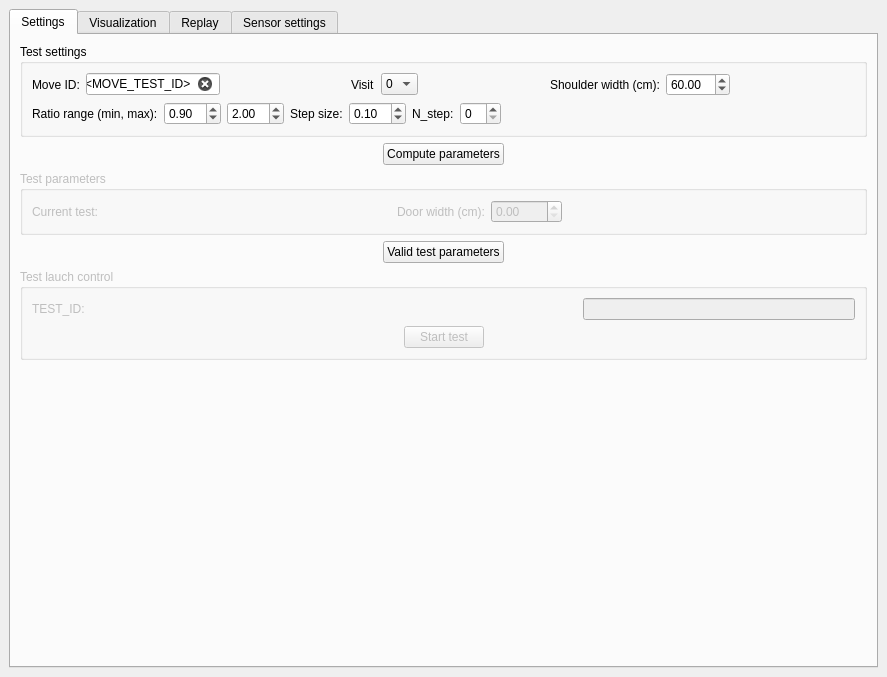
<?xml version="1.0" encoding="UTF-8"?>
<ui version="4.0">
 <class>DockWidget_sequence</class>
 <widget class="QDockWidget" name="DockWidget_sequence">
  <property name="geometry">
   <rect>
    <x>0</x>
    <y>0</y>
    <width>887</width>
    <height>677</height>
   </rect>
  </property>
  <property name="windowTitle">
   <string>Sequence settings</string>
  </property>
  <widget class="QWidget" name="dockWidgetContents">
   <layout class="QVBoxLayout" name="verticalLayout_2">
    <item>
     <widget class="QTabWidget" name="tabWidget">
      <property name="currentIndex">
       <number>0</number>
      </property>
      <widget class="QWidget" name="tab_patient">
       <attribute name="title">
        <string>Settings</string>
       </attribute>
       <layout class="QVBoxLayout" name="verticalLayout">
        <item>
         <widget class="QGroupBox" name="groupBox">
          <property name="title">
           <string>Test settings</string>
          </property>
          <layout class="QVBoxLayout" name="verticalLayout_7">
           <item>
            <layout class="QHBoxLayout" name="horizontalLayout_7">
             <item>
              <widget class="QLabel" name="label_7">
               <property name="text">
                <string>Move ID:</string>
               </property>
              </widget>
             </item>
             <item>
              <widget class="QLineEdit" name="lineEdit_move_id">
               <property name="sizePolicy">
                <sizepolicy hsizetype="MinimumExpanding" vsizetype="Fixed">
                 <horstretch>0</horstretch>
                 <verstretch>0</verstretch>
                </sizepolicy>
               </property>
               <property name="maximumSize">
                <size>
                 <width>160</width>
                 <height>16777215</height>
                </size>
               </property>
               <property name="text">
                <string>&lt;MOVE_TEST_ID&gt;</string>
               </property>
               <property name="maxLength">
                <number>32767</number>
               </property>
               <property name="clearButtonEnabled">
                <bool>true</bool>
               </property>
              </widget>
             </item>
             <item>
              <spacer name="horizontalSpacer_32">
               <property name="orientation">
                <enum>Qt::Horizontal</enum>
               </property>
               <property name="sizeHint" stdset="0">
                <size>
                 <width>40</width>
                 <height>20</height>
                </size>
               </property>
              </spacer>
             </item>
             <item>
              <widget class="QLabel" name="label_12">
               <property name="text">
                <string>Visit</string>
               </property>
              </widget>
             </item>
             <item>
              <widget class="QComboBox" name="comboBox_visit">
               <item>
                <property name="text">
                 <string>0</string>
                </property>
               </item>
               <item>
                <property name="text">
                 <string>1</string>
                </property>
               </item>
              </widget>
             </item>
             <item>
              <spacer name="horizontalSpacer_8">
               <property name="orientation">
                <enum>Qt::Horizontal</enum>
               </property>
               <property name="sizeHint" stdset="0">
                <size>
                 <width>40</width>
                 <height>20</height>
                </size>
               </property>
              </spacer>
             </item>
             <item>
              <widget class="QLabel" name="label_4">
               <property name="text">
                <string>Shoulder width (cm):</string>
               </property>
              </widget>
             </item>
             <item>
              <widget class="QDoubleSpinBox" name="doubleSpinBox_shoulder_width">
               <property name="minimum">
                <double>20.000000000000000</double>
               </property>
               <property name="maximum">
                <double>200.000000000000000</double>
               </property>
               <property name="value">
                <double>60.000000000000000</double>
               </property>
              </widget>
             </item>
             <item>
              <spacer name="horizontalSpacer_7">
               <property name="orientation">
                <enum>Qt::Horizontal</enum>
               </property>
               <property name="sizeHint" stdset="0">
                <size>
                 <width>40</width>
                 <height>20</height>
                </size>
               </property>
              </spacer>
             </item>
            </layout>
           </item>
           <item>
            <layout class="QHBoxLayout" name="horizontalLayout_4">
             <item>
              <widget class="QLabel" name="label_5">
               <property name="text">
                <string>Ratio range (min, max):</string>
               </property>
              </widget>
             </item>
             <item>
              <widget class="QDoubleSpinBox" name="doubleSpinBox_ration_min">
               <property name="minimum">
                <double>0.000000000000000</double>
               </property>
               <property name="value">
                <double>0.900000000000000</double>
               </property>
              </widget>
             </item>
             <item>
              <widget class="QDoubleSpinBox" name="doubleSpinBox_ration_max">
               <property name="value">
                <double>2.000000000000000</double>
               </property>
              </widget>
             </item>
             <item>
              <widget class="QLabel" name="label_6">
               <property name="text">
                <string>Step size:</string>
               </property>
              </widget>
             </item>
             <item>
              <widget class="QDoubleSpinBox" name="doubleSpinBox_step_size">
               <property name="value">
                <double>0.100000000000000</double>
               </property>
              </widget>
             </item>
             <item>
              <widget class="QLabel" name="label_8">
               <property name="text">
                <string>N_step:</string>
               </property>
              </widget>
             </item>
             <item>
              <widget class="QSpinBox" name="spinBox_Ns"/>
             </item>
             <item>
              <spacer name="horizontalSpacer_4">
               <property name="orientation">
                <enum>Qt::Horizontal</enum>
               </property>
               <property name="sizeHint" stdset="0">
                <size>
                 <width>40</width>
                 <height>20</height>
                </size>
               </property>
              </spacer>
             </item>
            </layout>
           </item>
          </layout>
         </widget>
        </item>
        <item>
         <layout class="QHBoxLayout" name="horizontalLayout_5">
          <item>
           <spacer name="horizontalSpacer_5">
            <property name="orientation">
             <enum>Qt::Horizontal</enum>
            </property>
            <property name="sizeHint" stdset="0">
             <size>
              <width>40</width>
              <height>20</height>
             </size>
            </property>
           </spacer>
          </item>
          <item>
           <widget class="QPushButton" name="pushButton_compute_parameters">
            <property name="text">
             <string>Compute parameters</string>
            </property>
            <property name="checkable">
             <bool>true</bool>
            </property>
           </widget>
          </item>
          <item>
           <spacer name="horizontalSpacer_6">
            <property name="orientation">
             <enum>Qt::Horizontal</enum>
            </property>
            <property name="sizeHint" stdset="0">
             <size>
              <width>40</width>
              <height>20</height>
             </size>
            </property>
           </spacer>
          </item>
         </layout>
        </item>
        <item>
         <widget class="QGroupBox" name="groupBox_2">
          <property name="enabled">
           <bool>false</bool>
          </property>
          <property name="title">
           <string>Test parameters</string>
          </property>
          <property name="checkable">
           <bool>false</bool>
          </property>
          <layout class="QVBoxLayout" name="verticalLayout_8">
           <item>
            <layout class="QHBoxLayout" name="horizontalLayout_15"/>
           </item>
           <item>
            <layout class="QHBoxLayout" name="horizontalLayout_13">
             <item>
              <widget class="QLabel" name="label_15">
               <property name="text">
                <string>Current test:</string>
               </property>
              </widget>
             </item>
             <item>
              <spacer name="horizontalSpacer_19">
               <property name="orientation">
                <enum>Qt::Horizontal</enum>
               </property>
               <property name="sizeHint" stdset="0">
                <size>
                 <width>40</width>
                 <height>20</height>
                </size>
               </property>
              </spacer>
             </item>
             <item>
              <widget class="QLabel" name="label_2">
               <property name="text">
                <string>Door width (cm):</string>
               </property>
              </widget>
             </item>
             <item>
              <widget class="QDoubleSpinBox" name="doubleSpinBox_dw">
               <property name="maximum">
                <double>9999.989999999999782</double>
               </property>
              </widget>
             </item>
             <item>
              <spacer name="horizontalSpacer_21">
               <property name="orientation">
                <enum>Qt::Horizontal</enum>
               </property>
               <property name="sizeHint" stdset="0">
                <size>
                 <width>40</width>
                 <height>20</height>
                </size>
               </property>
              </spacer>
             </item>
            </layout>
           </item>
          </layout>
         </widget>
        </item>
        <item>
         <layout class="QHBoxLayout" name="horizontalLayout_12">
          <item>
           <spacer name="horizontalSpacer_2">
            <property name="orientation">
             <enum>Qt::Horizontal</enum>
            </property>
            <property name="sizeHint" stdset="0">
             <size>
              <width>40</width>
              <height>20</height>
             </size>
            </property>
           </spacer>
          </item>
          <item>
           <widget class="QPushButton" name="pushButton_valid_test_params">
            <property name="text">
             <string>Valid test parameters</string>
            </property>
            <property name="checkable">
             <bool>true</bool>
            </property>
           </widget>
          </item>
          <item>
           <spacer name="horizontalSpacer_20">
            <property name="orientation">
             <enum>Qt::Horizontal</enum>
            </property>
            <property name="sizeHint" stdset="0">
             <size>
              <width>40</width>
              <height>20</height>
             </size>
            </property>
           </spacer>
          </item>
         </layout>
        </item>
        <item>
         <widget class="QGroupBox" name="groupBox_3">
          <property name="enabled">
           <bool>false</bool>
          </property>
          <property name="title">
           <string>Test lauch control</string>
          </property>
          <layout class="QVBoxLayout" name="verticalLayout_9">
           <item>
            <layout class="QHBoxLayout" name="horizontalLayout_2">
             <item>
              <widget class="QLabel" name="label_13">
               <property name="sizePolicy">
                <sizepolicy hsizetype="Expanding" vsizetype="Preferred">
                 <horstretch>0</horstretch>
                 <verstretch>0</verstretch>
                </sizepolicy>
               </property>
               <property name="text">
                <string>TEST_ID:</string>
               </property>
              </widget>
             </item>
             <item>
              <spacer name="horizontalSpacer_16">
               <property name="orientation">
                <enum>Qt::Horizontal</enum>
               </property>
               <property name="sizeHint" stdset="0">
                <size>
                 <width>40</width>
                 <height>20</height>
                </size>
               </property>
              </spacer>
             </item>
             <item>
              <widget class="QLineEdit" name="lineEdit_test_id">
               <property name="sizePolicy">
                <sizepolicy hsizetype="MinimumExpanding" vsizetype="Fixed">
                 <horstretch>0</horstretch>
                 <verstretch>0</verstretch>
                </sizepolicy>
               </property>
               <property name="alignment">
                <set>Qt::AlignRight|Qt::AlignTrailing|Qt::AlignVCenter</set>
               </property>
              </widget>
             </item>
            </layout>
           </item>
           <item>
            <layout class="QHBoxLayout" name="horizontalLayout_6">
             <item>
              <spacer name="horizontalSpacer_17">
               <property name="orientation">
                <enum>Qt::Horizontal</enum>
               </property>
               <property name="sizeHint" stdset="0">
                <size>
                 <width>40</width>
                 <height>20</height>
                </size>
               </property>
              </spacer>
             </item>
             <item>
              <widget class="QPushButton" name="pushButton_ctrl_test">
               <property name="text">
                <string>Start test</string>
               </property>
               <property name="checkable">
                <bool>true</bool>
               </property>
              </widget>
             </item>
             <item>
              <spacer name="horizontalSpacer_18">
               <property name="orientation">
                <enum>Qt::Horizontal</enum>
               </property>
               <property name="sizeHint" stdset="0">
                <size>
                 <width>40</width>
                 <height>20</height>
                </size>
               </property>
              </spacer>
             </item>
            </layout>
           </item>
          </layout>
         </widget>
        </item>
        <item>
         <spacer name="verticalSpacer">
          <property name="orientation">
           <enum>Qt::Vertical</enum>
          </property>
          <property name="sizeHint" stdset="0">
           <size>
            <width>20</width>
            <height>40</height>
           </size>
          </property>
         </spacer>
        </item>
       </layout>
      </widget>
      <widget class="QWidget" name="tab_test">
       <attribute name="title">
        <string>Visualization</string>
       </attribute>
       <layout class="QVBoxLayout" name="verticalLayout_3">
        <item>
         <layout class="QHBoxLayout" name="horizontalLayout_17">
          <item>
           <widget class="QLabel" name="label_20">
            <property name="text">
             <string>Test name:</string>
            </property>
           </widget>
          </item>
          <item>
           <spacer name="horizontalSpacer_9">
            <property name="orientation">
             <enum>Qt::Horizontal</enum>
            </property>
            <property name="sizeHint" stdset="0">
             <size>
              <width>40</width>
              <height>20</height>
             </size>
            </property>
           </spacer>
          </item>
          <item>
           <spacer name="horizontalSpacer_27">
            <property name="orientation">
             <enum>Qt::Horizontal</enum>
            </property>
            <property name="sizeHint" stdset="0">
             <size>
              <width>40</width>
              <height>20</height>
             </size>
            </property>
           </spacer>
          </item>
          <item>
           <spacer name="horizontalSpacer_28">
            <property name="orientation">
             <enum>Qt::Horizontal</enum>
            </property>
            <property name="sizeHint" stdset="0">
             <size>
              <width>40</width>
              <height>20</height>
             </size>
            </property>
           </spacer>
          </item>
          <item>
           <spacer name="horizontalSpacer_29">
            <property name="orientation">
             <enum>Qt::Horizontal</enum>
            </property>
            <property name="sizeHint" stdset="0">
             <size>
              <width>40</width>
              <height>20</height>
             </size>
            </property>
           </spacer>
          </item>
          <item>
           <spacer name="horizontalSpacer_30">
            <property name="orientation">
             <enum>Qt::Horizontal</enum>
            </property>
            <property name="sizeHint" stdset="0">
             <size>
              <width>40</width>
              <height>20</height>
             </size>
            </property>
           </spacer>
          </item>
          <item>
           <spacer name="horizontalSpacer_26">
            <property name="orientation">
             <enum>Qt::Horizontal</enum>
            </property>
            <property name="sizeHint" stdset="0">
             <size>
              <width>40</width>
              <height>20</height>
             </size>
            </property>
           </spacer>
          </item>
          <item>
           <widget class="QLineEdit" name="lineEdit_test_name">
            <property name="sizePolicy">
             <sizepolicy hsizetype="Maximum" vsizetype="Fixed">
              <horstretch>0</horstretch>
              <verstretch>0</verstretch>
             </sizepolicy>
            </property>
           </widget>
          </item>
          <item>
           <widget class="QPushButton" name="pushButton_lock">
            <property name="sizePolicy">
             <sizepolicy hsizetype="Maximum" vsizetype="Fixed">
              <horstretch>0</horstretch>
              <verstretch>0</verstretch>
             </sizepolicy>
            </property>
            <property name="text">
             <string/>
            </property>
            <property name="icon">
             <iconset>
              <normaloff>../../../../../../../../../../../../../../../../../../../../../../../../../../../../../../../home/vscode/.designer/backup/icons/lock_open.png</normaloff>
              <normalon>../../../../../../../../../../../../../../../../../../../../../../../../../../../../../../../home/vscode/.designer/backup/icons/lock_close.png</normalon>../../../../../../../../../../../../../../../../../../../../../../../../../../../../../../../home/vscode/.designer/backup/icons/lock_open.png</iconset>
            </property>
            <property name="checkable">
             <bool>true</bool>
            </property>
           </widget>
          </item>
          <item>
           <spacer name="horizontalSpacer_11">
            <property name="orientation">
             <enum>Qt::Horizontal</enum>
            </property>
            <property name="sizeHint" stdset="0">
             <size>
              <width>40</width>
              <height>20</height>
             </size>
            </property>
           </spacer>
          </item>
          <item>
           <widget class="QPushButton" name="pushButton_record">
            <property name="enabled">
             <bool>true</bool>
            </property>
            <property name="text">
             <string/>
            </property>
            <property name="icon">
             <iconset>
              <normaloff>../../../../../../../../../../../../../../../../../../../../../../../../../../../../../../../home/vscode/.designer/backup/icons/record.png</normaloff>
              <normalon>../../../../../../../../../../../../../../../../../../../../../../../../../../../../../../../home/vscode/.designer/backup/icons/record_g.png</normalon>../../../../../../../../../../../../../../../../../../../../../../../../../../../../../../../home/vscode/.designer/backup/icons/record.png</iconset>
            </property>
            <property name="checkable">
             <bool>true</bool>
            </property>
           </widget>
          </item>
          <item>
           <widget class="QPushButton" name="pushButton_play_pause">
            <property name="text">
             <string/>
            </property>
            <property name="icon">
             <iconset>
              <normaloff>../../../../../../../../../../../../../../../../../../../../../../../../../../../../../../../home/vscode/.designer/backup/icons/play.png</normaloff>
              <normalon>../../../../../../../../../../../../../../../../../../../../../../../../../../../../../../../home/vscode/.designer/backup/icons/pause.png</normalon>../../../../../../../../../../../../../../../../../../../../../../../../../../../../../../../home/vscode/.designer/backup/icons/play.png</iconset>
            </property>
            <property name="checkable">
             <bool>true</bool>
            </property>
           </widget>
          </item>
         </layout>
        </item>
        <item>
         <layout class="QHBoxLayout" name="horizontalLayout_8">
          <item>
           <widget class="QLabel" name="label_9">
            <property name="text">
             <string>Controls:</string>
            </property>
           </widget>
          </item>
          <item>
           <spacer name="horizontalSpacer_10">
            <property name="orientation">
             <enum>Qt::Horizontal</enum>
            </property>
            <property name="sizeHint" stdset="0">
             <size>
              <width>40</width>
              <height>20</height>
             </size>
            </property>
           </spacer>
          </item>
          <item>
           <widget class="QPushButton" name="pushButton_plot">
            <property name="text">
             <string>Plot</string>
            </property>
            <property name="checkable">
             <bool>true</bool>
            </property>
           </widget>
          </item>
          <item>
           <widget class="QPushButton" name="pushButton_refresh">
            <property name="text">
             <string/>
            </property>
           </widget>
          </item>
          <item>
           <spacer name="horizontalSpacer_31">
            <property name="orientation">
             <enum>Qt::Horizontal</enum>
            </property>
            <property name="sizeHint" stdset="0">
             <size>
              <width>40</width>
              <height>20</height>
             </size>
            </property>
           </spacer>
          </item>
         </layout>
        </item>
        <item>
         <layout class="QHBoxLayout" name="horizontalLayout_10">
          <item>
           <widget class="QLabel" name="label_10">
            <property name="text">
             <string>Offset:</string>
            </property>
           </widget>
          </item>
          <item>
           <spacer name="horizontalSpacer_13">
            <property name="orientation">
             <enum>Qt::Horizontal</enum>
            </property>
            <property name="sizeHint" stdset="0">
             <size>
              <width>40</width>
              <height>20</height>
             </size>
            </property>
           </spacer>
          </item>
          <item>
           <widget class="QLabel" name="label_quaterion_offset">
            <property name="text">
             <string/>
            </property>
           </widget>
          </item>
          <item>
           <spacer name="horizontalSpacer_12">
            <property name="orientation">
             <enum>Qt::Horizontal</enum>
            </property>
            <property name="sizeHint" stdset="0">
             <size>
              <width>40</width>
              <height>20</height>
             </size>
            </property>
           </spacer>
          </item>
          <item>
           <widget class="QPushButton" name="pushButton_set_init_imus_orientations">
            <property name="text">
             <string>Set Init Orientation</string>
            </property>
           </widget>
          </item>
          <item>
           <widget class="QCheckBox" name="checkBox_compensate">
            <property name="text">
             <string>Compensate</string>
            </property>
           </widget>
          </item>
         </layout>
        </item>
        <item>
         <widget class="QTabWidget" name="tabWidget_2">
          <property name="currentIndex">
           <number>0</number>
          </property>
          <widget class="QWidget" name="tab">
           <attribute name="title">
            <string>3D scene</string>
           </attribute>
           <layout class="QVBoxLayout" name="verticalLayout_5">
            <item>
             <widget class="QFrame" name="frame_3D_visu">
              <property name="sizePolicy">
               <sizepolicy hsizetype="Preferred" vsizetype="MinimumExpanding">
                <horstretch>0</horstretch>
                <verstretch>0</verstretch>
               </sizepolicy>
              </property>
              <property name="frameShape">
               <enum>QFrame::NoFrame</enum>
              </property>
             </widget>
            </item>
           </layout>
          </widget>
          <widget class="QWidget" name="tab_2">
           <attribute name="title">
            <string>2D graph</string>
           </attribute>
           <layout class="QVBoxLayout" name="verticalLayout_6">
            <item>
             <layout class="QHBoxLayout" name="horizontalLayout_11"/>
            </item>
           </layout>
          </widget>
         </widget>
        </item>
        <item>
         <layout class="QHBoxLayout" name="horizontalLayout_9">
          <item>
           <widget class="QLabel" name="label_11">
            <property name="text">
             <string>Real time:</string>
            </property>
           </widget>
          </item>
          <item>
           <widget class="QLabel" name="label_quaternions_values">
            <property name="text">
             <string/>
            </property>
           </widget>
          </item>
          <item>
           <spacer name="horizontalSpacer_14">
            <property name="orientation">
             <enum>Qt::Horizontal</enum>
            </property>
            <property name="sizeHint" stdset="0">
             <size>
              <width>40</width>
              <height>20</height>
             </size>
            </property>
           </spacer>
          </item>
          <item>
           <spacer name="horizontalSpacer_15">
            <property name="orientation">
             <enum>Qt::Horizontal</enum>
            </property>
            <property name="sizeHint" stdset="0">
             <size>
              <width>40</width>
              <height>20</height>
             </size>
            </property>
           </spacer>
          </item>
          <item>
           <widget class="QLabel" name="label_angles_values">
            <property name="text">
             <string/>
            </property>
           </widget>
          </item>
         </layout>
        </item>
       </layout>
      </widget>
      <widget class="QWidget" name="tab_replay_record">
       <attribute name="title">
        <string>Replay</string>
       </attribute>
       <layout class="QVBoxLayout" name="verticalLayout_10">
        <item>
         <layout class="QHBoxLayout" name="horizontalLayout_19">
          <item>
           <widget class="QLabel" name="label_21">
            <property name="text">
             <string>Test name:</string>
            </property>
           </widget>
          </item>
          <item>
           <spacer name="horizontalSpacer_22">
            <property name="orientation">
             <enum>Qt::Horizontal</enum>
            </property>
            <property name="sizeHint" stdset="0">
             <size>
              <width>40</width>
              <height>20</height>
             </size>
            </property>
           </spacer>
          </item>
          <item>
           <widget class="QComboBox" name="comboBox_replay_test_name">
            <property name="sizePolicy">
             <sizepolicy hsizetype="MinimumExpanding" vsizetype="Fixed">
              <horstretch>0</horstretch>
              <verstretch>0</verstretch>
             </sizepolicy>
            </property>
            <property name="editable">
             <bool>true</bool>
            </property>
           </widget>
          </item>
          <item>
           <widget class="QPushButton" name="pushButton_replay_refresh">
            <property name="text">
             <string/>
            </property>
           </widget>
          </item>
         </layout>
        </item>
        <item>
         <layout class="QHBoxLayout" name="horizontalLayout">
          <item>
           <widget class="QLabel" name="label_3">
            <property name="text">
             <string>Angle type:</string>
            </property>
           </widget>
          </item>
          <item>
           <widget class="QComboBox" name="comboBox_chose_angle">
            <item>
             <property name="text">
              <string>yaw</string>
             </property>
            </item>
            <item>
             <property name="text">
              <string>pitch</string>
             </property>
            </item>
            <item>
             <property name="text">
              <string>roll</string>
             </property>
            </item>
            <item>
             <property name="text">
              <string>norm_acc</string>
             </property>
            </item>
           </widget>
          </item>
          <item>
           <widget class="QLabel" name="label">
            <property name="text">
             <string>qoffset index</string>
            </property>
           </widget>
          </item>
          <item>
           <widget class="QSpinBox" name="spinBox_qoffset_index">
            <property name="minimum">
             <number>-1</number>
            </property>
            <property name="maximum">
             <number>60000000</number>
            </property>
           </widget>
          </item>
          <item>
           <spacer name="horizontalSpacer_24">
            <property name="orientation">
             <enum>Qt::Horizontal</enum>
            </property>
            <property name="sizeHint" stdset="0">
             <size>
              <width>40</width>
              <height>20</height>
             </size>
            </property>
           </spacer>
          </item>
         </layout>
        </item>
        <item>
         <layout class="QHBoxLayout" name="horizontalLayout_20">
          <item>
           <spacer name="horizontalSpacer">
            <property name="orientation">
             <enum>Qt::Horizontal</enum>
            </property>
            <property name="sizeHint" stdset="0">
             <size>
              <width>40</width>
              <height>20</height>
             </size>
            </property>
           </spacer>
          </item>
          <item>
           <widget class="QPushButton" name="pushButton_plot_replay">
            <property name="text">
             <string>Plot</string>
            </property>
           </widget>
          </item>
          <item>
           <spacer name="horizontalSpacer_23">
            <property name="orientation">
             <enum>Qt::Horizontal</enum>
            </property>
            <property name="sizeHint" stdset="0">
             <size>
              <width>40</width>
              <height>20</height>
             </size>
            </property>
           </spacer>
          </item>
          <item>
           <widget class="QPushButton" name="pushButton_plot_replay_clear">
            <property name="text">
             <string>Clear</string>
            </property>
           </widget>
          </item>
         </layout>
        </item>
        <item>
         <layout class="QHBoxLayout" name="horizontalLayout_18"/>
        </item>
        <item>
         <spacer name="verticalSpacer_3">
          <property name="orientation">
           <enum>Qt::Vertical</enum>
          </property>
          <property name="sizeHint" stdset="0">
           <size>
            <width>20</width>
            <height>40</height>
           </size>
          </property>
         </spacer>
        </item>
        <item>
         <layout class="QHBoxLayout" name="horizontalLayout_14">
          <item>
           <spacer name="horizontalSpacer_25">
            <property name="orientation">
             <enum>Qt::Horizontal</enum>
            </property>
            <property name="sizeHint" stdset="0">
             <size>
              <width>40</width>
              <height>20</height>
             </size>
            </property>
           </spacer>
          </item>
          <item>
           <widget class="QPushButton" name="pushButton_export_csv">
            <property name="text">
             <string>export csv</string>
            </property>
           </widget>
          </item>
         </layout>
        </item>
       </layout>
      </widget>
      <widget class="QWidget" name="tab_ctrl_sensors">
       <attribute name="title">
        <string>Sensor settings</string>
       </attribute>
       <layout class="QVBoxLayout" name="verticalLayout_4">
        <item>
         <widget class="QGroupBox" name="groupBox_4">
          <property name="title">
           <string>Triggers sensors</string>
          </property>
          <layout class="QHBoxLayout" name="horizontalLayout_3">
           <item>
            <widget class="QPushButton" name="pushButton_reset_all_triggers">
             <property name="text">
              <string>Reset triggers</string>
             </property>
            </widget>
           </item>
           <item>
            <spacer name="horizontalSpacer_3">
             <property name="orientation">
              <enum>Qt::Horizontal</enum>
             </property>
             <property name="sizeHint" stdset="0">
              <size>
               <width>40</width>
               <height>20</height>
              </size>
             </property>
            </spacer>
           </item>
          </layout>
         </widget>
        </item>
        <item>
         <spacer name="verticalSpacer_2">
          <property name="orientation">
           <enum>Qt::Vertical</enum>
          </property>
          <property name="sizeHint" stdset="0">
           <size>
            <width>20</width>
            <height>40</height>
           </size>
          </property>
         </spacer>
        </item>
       </layout>
      </widget>
     </widget>
    </item>
   </layout>
  </widget>
 </widget>
 <resources/>
 <connections>
  <connection>
   <sender>pushButton_compute_parameters</sender>
   <signal>toggled(bool)</signal>
   <receiver>groupBox_2</receiver>
   <slot>setEnabled(bool)</slot>
   <hints>
    <hint type="sourcelabel">
     <x>475</x>
     <y>186</y>
    </hint>
    <hint type="destinationlabel">
     <x>101</x>
     <y>194</y>
    </hint>
   </hints>
  </connection>
  <connection>
   <sender>pushButton_valid_test_params</sender>
   <signal>toggled(bool)</signal>
   <receiver>groupBox_3</receiver>
   <slot>setEnabled(bool)</slot>
   <hints>
    <hint type="sourcelabel">
     <x>511</x>
     <y>296</y>
    </hint>
    <hint type="destinationlabel">
     <x>103</x>
     <y>399</y>
    </hint>
   </hints>
  </connection>
  <connection>
   <sender>pushButton_compute_parameters</sender>
   <signal>toggled(bool)</signal>
   <receiver>groupBox</receiver>
   <slot>setDisabled(bool)</slot>
   <hints>
    <hint type="sourcelabel">
     <x>475</x>
     <y>186</y>
    </hint>
    <hint type="destinationlabel">
     <x>31</x>
     <y>62</y>
    </hint>
   </hints>
  </connection>
  <connection>
   <sender>pushButton_valid_test_params</sender>
   <signal>toggled(bool)</signal>
   <receiver>groupBox_2</receiver>
   <slot>setDisabled(bool)</slot>
   <hints>
    <hint type="sourcelabel">
     <x>511</x>
     <y>296</y>
    </hint>
    <hint type="destinationlabel">
     <x>101</x>
     <y>194</y>
    </hint>
   </hints>
  </connection>
 </connections>
</ui>
